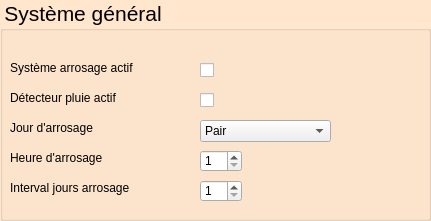
   <widget class="QGroupBox" name="groupBox">
    <property name="geometry">
     <rect>
      <x>40</x>
      <y>70</y>
      <width>431</width>
      <height>221</height>
     </rect>
    </property>
    <property name="font">
     <font>
      <family>MS Shell Dlg 2</family>
      <pointsize>16</pointsize>
      <weight>50</weight>
      <italic>false</italic>
      <bold>false</bold>
     </font>
    </property>
    <property name="autoFillBackground">
     <bool>false</bool>
    </property>
    <property name="styleSheet">
     <string notr="true">QGroupBox {
	font: 16pt &quot;MS Shell Dlg 2&quot;;
	border-color: rgb(48, 48, 48);
    background-color: rgb(255, 230, 205);
    margin-top:1em;
}
QGroupBox QGroupBox {
    background-color: green;
}
QGroupBox::title {
    subcontrol-origin: padding;
    subcontrol-position: left top;
    background: transparent;
    margin-top: -2.5em;
}</string>
    </property>
    <property name="title">
     <string>Système général</string>
    </property>
    <property name="flat">
     <bool>false</bool>
    </property>
    <widget class="QLabel" name="label_2">
     <property name="geometry">
      <rect>
       <x>10</x>
       <y>90</y>
       <width>161</width>
       <height>16</height>
      </rect>
     </property>
     <property name="font">
      <font/>
     </property>
     <property name="text">
      <string>Détecteur pluie actif</string>
     </property>
    </widget>
    <widget class="QCheckBox" name="DetecteurPluieActif">
     <property name="geometry">
      <rect>
       <x>200</x>
       <y>90</y>
       <width>21</width>
       <height>21</height>
      </rect>
     </property>
     <property name="text">
      <string/>
     </property>
    </widget>
    <widget class="QLabel" name="label_3">
     <property name="geometry">
      <rect>
       <x>10</x>
       <y>120</y>
       <width>161</width>
       <height>16</height>
      </rect>
     </property>
     <property name="font">
      <font/>
     </property>
     <property name="text">
      <string>Jour d'arrosage</string>
     </property>
    </widget>
    <widget class="QLabel" name="label_4">
     <property name="geometry">
      <rect>
       <x>10</x>
       <y>60</y>
       <width>161</width>
       <height>16</height>
      </rect>
     </property>
     <property name="font">
      <font/>
     </property>
     <property name="text">
      <string>Système arrosage actif</string>
     </property>
    </widget>
    <widget class="QCheckBox" name="ArrosageActif">
     <property name="geometry">
      <rect>
       <x>200</x>
       <y>60</y>
       <width>21</width>
       <height>21</height>
      </rect>
     </property>
     <property name="text">
      <string/>
     </property>
    </widget>
    <widget class="QLabel" name="label_5">
     <property name="geometry">
      <rect>
       <x>10</x>
       <y>150</y>
       <width>161</width>
       <height>16</height>
      </rect>
     </property>
     <property name="font">
      <font/>
     </property>
     <property name="text">
      <string>Heure d'arrosage</string>
     </property>
    </widget>
    <widget class="QSpinBox" name="HeureArrosage">
     <property name="geometry">
      <rect>
       <x>200</x>
       <y>150</y>
       <width>42</width>
       <height>22</height>
      </rect>
     </property>
     <property name="minimum">
      <number>1</number>
     </property>
     <property name="maximum">
      <number>24</number>
     </property>
    </widget>
    <widget class="QComboBox" name="JourArrosage">
     <property name="geometry">
      <rect>
       <x>200</x>
       <y>120</y>
       <width>131</width>
       <height>22</height>
      </rect>
     </property>
     <item>
      <property name="text">
       <string>Pair</string>
      </property>
     </item>
     <item>
      <property name="text">
       <string>Impair</string>
      </property>
     </item>
    </widget>
    <widget class="QLabel" name="label_6">
     <property name="geometry">
      <rect>
       <x>10</x>
       <y>180</y>
       <width>171</width>
       <height>16</height>
      </rect>
     </property>
     <property name="font">
      <font/>
     </property>
     <property name="text">
      <string>Interval jours arrosage</string>
     </property>
    </widget>
    <widget class="QSpinBox" name="IntervalEntreArrosage">
     <property name="geometry">
      <rect>
       <x>200</x>
       <y>180</y>
       <width>42</width>
       <height>22</height>
      </rect>
     </property>
     <property name="minimum">
      <number>1</number>
     </property>
     <property name="maximum">
      <number>7</number>
     </property>
    </widget>
   </widget>
